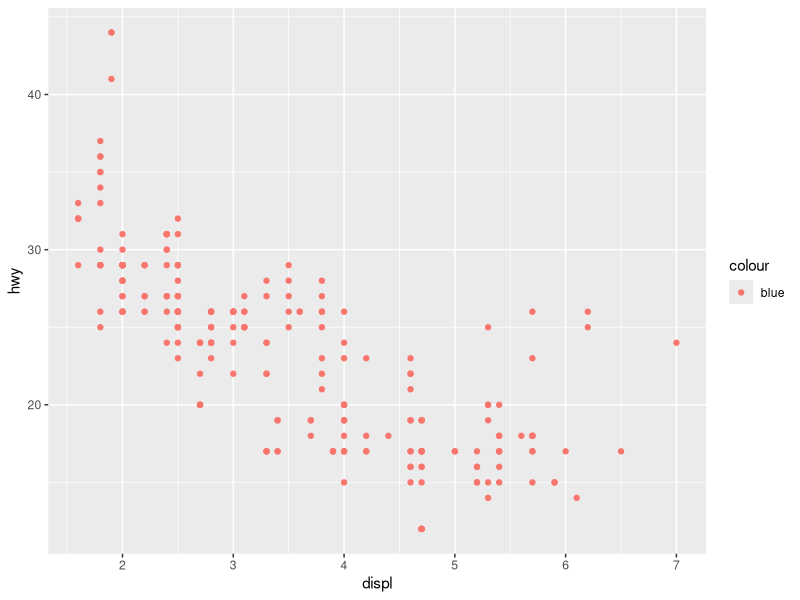
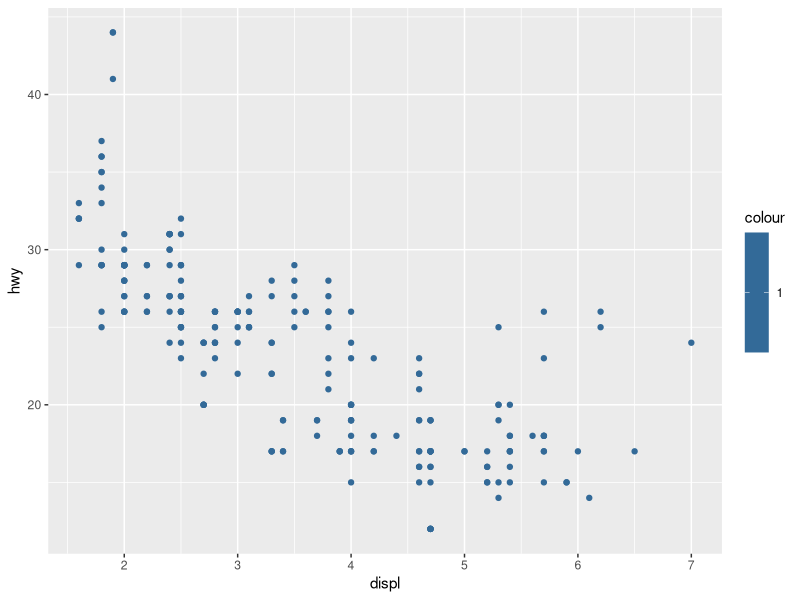
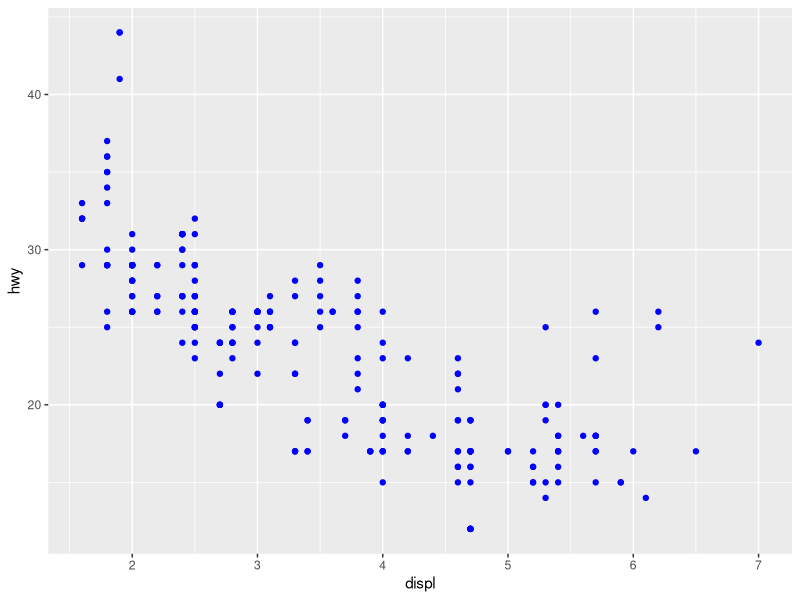
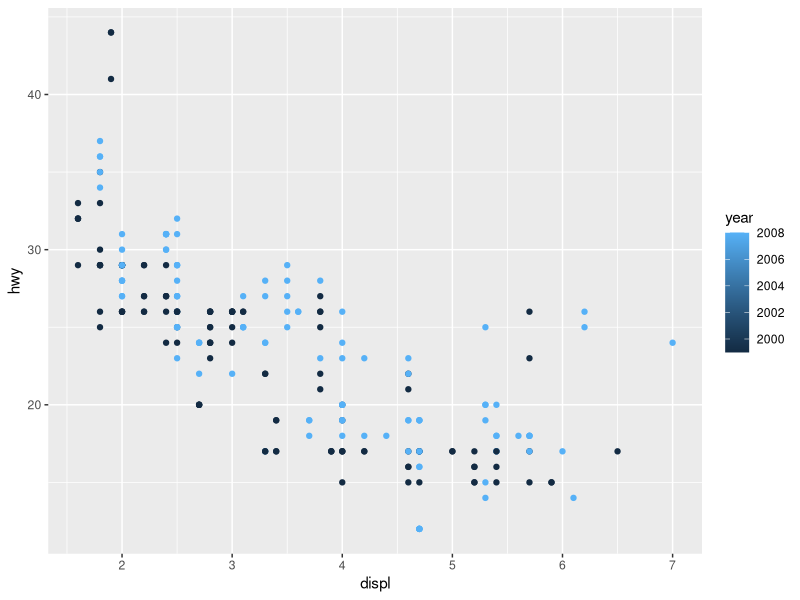
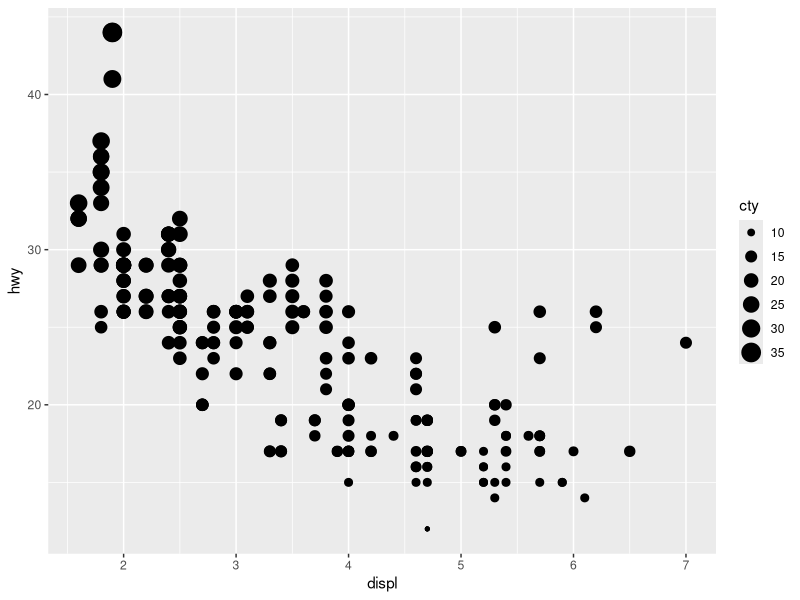
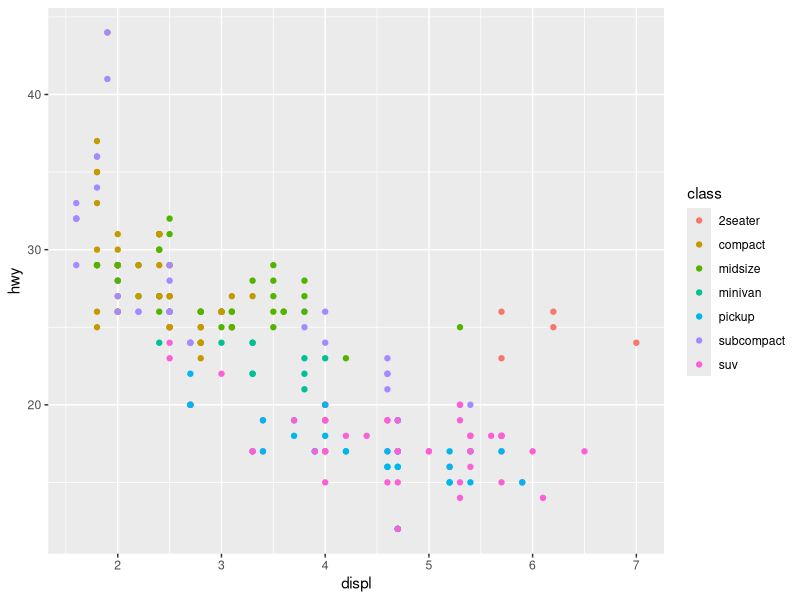
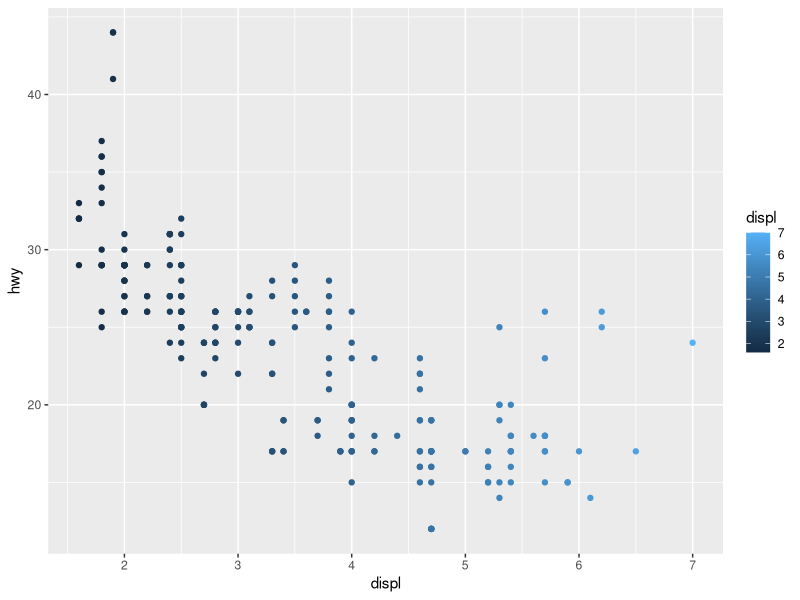
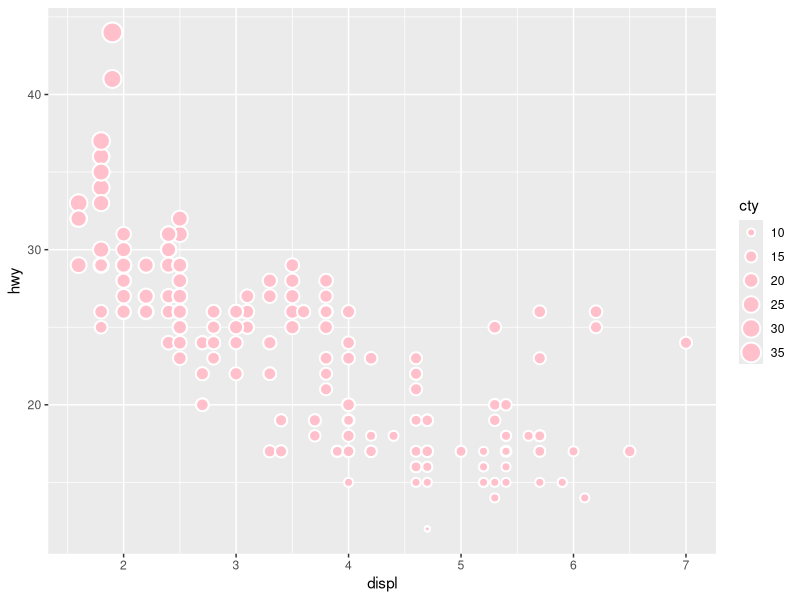

These charts were generated, in order, by the following R code:
## ---- chunk 1
    library(ggplot2)
    ggplot(data = mpg) + 
      geom_point(mapping = aes(x = displ, y = hwy, color = "blue"))
## ---- chunk 2
    ggplot(data = mpg) + 
      geom_point(mapping = aes(x = displ, y = hwy, color = 1))
    ggplot(data = mpg) + 
      geom_point(mapping = aes(x = displ, y = hwy), color = "blue")
## ---- chunk 3
    mpg
## ---- chunk 4
    ggplot(data = mpg) + 
      geom_point(mapping = aes(x = displ, y = hwy, color = year))
## ---- chunk 5
    ggplot(data = mpg) + 
      geom_point(mapping = aes(x = displ, y = hwy, size = cty))
## ---- chunk 6
    ggplot(data = mpg) + 
      geom_point(mapping = aes(x = displ, y = hwy, color = class))
## ---- chunk 7
    ggplot(data = mpg) + 
      geom_point(mapping = aes(x = displ, y = hwy, color = displ))
## ---- chunk 8
    ggplot(data = mpg) +
      geom_point(mapping = aes(x = displ, y = hwy, size = cty), stroke = 1, shape = 21, color = "white", fill = "pink")
## ---- chunk 9
    ggplot(data = mpg) +
      geom_point(mapping = aes(x = displ, y = hwy, color = displ < 5))
## ---- chunk 10

## ---- chunk 11
    ggplot(data = mpg) + 
      geom_point(mapping = aes(x = displ, y = hwy)) +
      facet_grid(drv ~ .)
## ---- chunk 12
    ggplot(data = mpg) + 
      geom_point(mapping = aes(x = displ, y = hwy)) +
      facet_grid(. ~ cyl)
## ---- chunk 13
    ggplot(data = mpg) + 
      geom_point(mapping = aes(x = displ, y = hwy)) + 
      facet_wrap(~ class, nrow = 2)
## ---- chunk 14
    ggplot(data = mpg) +
      geom_point(mapping = aes(x = displ, y = hwy, color = class))
## ---- chunk 15

## ---- chunk 16
    ggplot(data = mpg, mapping = aes(x = displ, y = hwy, color = drv)) + 
      geom_point() + 
      geom_smooth(se = FALSE)
## ---- chunk 17
    ggplot(data = mpg) + 
      geom_point(mapping = aes(x = displ, y = hwy, color = class))
## ---- chunk 18
    ggplot(data = mpg) + 
      geom_point(mapping = aes(x = displ, y = hwy, color = class), show.legend = FALSE)
## ---- chunk 19
    ggplot(data = mpg, mapping = aes(x = displ, y = hwy, color = drv)) + 
      geom_point() + 
      geom_smooth(se = TRUE)
## ---- chunk 20
    ggplot(data = mpg, mapping = aes(x = displ, y = hwy)) + 
      geom_point() + 
      geom_smooth()
    
    ggplot() + 
      geom_point(data = mpg, mapping = aes(x = displ, y = hwy)) + 
      geom_smooth(data = mpg, mapping = aes(x = displ, y = hwy))
## ---- chunk 21
    ggplot(mpg, aes(x = displ, y = hwy)) +
      geom_point(aes(color = drv)) +
      geom_smooth(aes(linetype = drv), se = FALSE)
## ---- chunk 22
    ggplot(mpg, aes(x = displ, y = hwy)) +
      geom_point(aes(color = drv, alpha = year)) +
      geom_smooth(se = FALSE)
## ---- chunk 23
    ggplot(mpg, aes(x = displ, y = hwy)) +
      geom_point(size = 4, color = "white") +
      geom_point(aes(colour = drv)) +
      geom_text(x=2.5, y=44, label = "Max: hwy = 44")
## ---- chunk 24
    ggplot(data = diamonds) +
      geom_pointrange(
        mapping = aes(x = cut, y = depth),
        stat = "summary",
        fun.ymin = min,
        fun.ymax = max,
        fun.y = median
      )
## ---- chunk 25

## ---- chunk 26

## ---- chunk 27
    ggplot(data = mpg, mapping = aes(x = cty, y = hwy)) + 
      geom_point()
## ---- chunk 28
    ggplot(data = mpg, mapping = aes(x = cty, y = hwy)) + 
      geom_point(position = "jitter")
## ---- chunk 29
    ggplot(data = mpg, mapping = aes(x = cty, y = hwy)) +
      geom_jitter(width = 10, height = 20)
## ---- chunk 30
    ggplot(data = mpg, mapping = aes(x = cty, y = hwy, color = class)) +
      geom_jitter()
## ---- chunk 31
    ggplot(data = mpg, mapping = aes(x = cty, y = hwy, color = class)) +
      geom_count()
## ---- chunk 32
    ggplot(mpg, aes(x = " Car Class", fill = class)) +
      geom_bar()
## ---- chunk 33
    ggplot(mpg, aes(x = "Car Class", fill = class)) +
      geom_bar() +
      coord_polar(theta = "y")
## ---- chunk 34

## ---- chunk 35
    ggplot(data = mpg, mapping = aes(x = cty, y = hwy)) +
      geom_point() + 
      geom_abline() +
      coord_fixed()
## ---- chunk 36
    ggplot(data = mpg, mapping = aes(x = cty, y = hwy)) +
      geom_point() + 
      geom_abline()
## ---- chunk 37
    ggplot(data = mpg, mapping = aes(x = cty, y = hwy)) +
      geom_point() + 
      coord_fixed()
